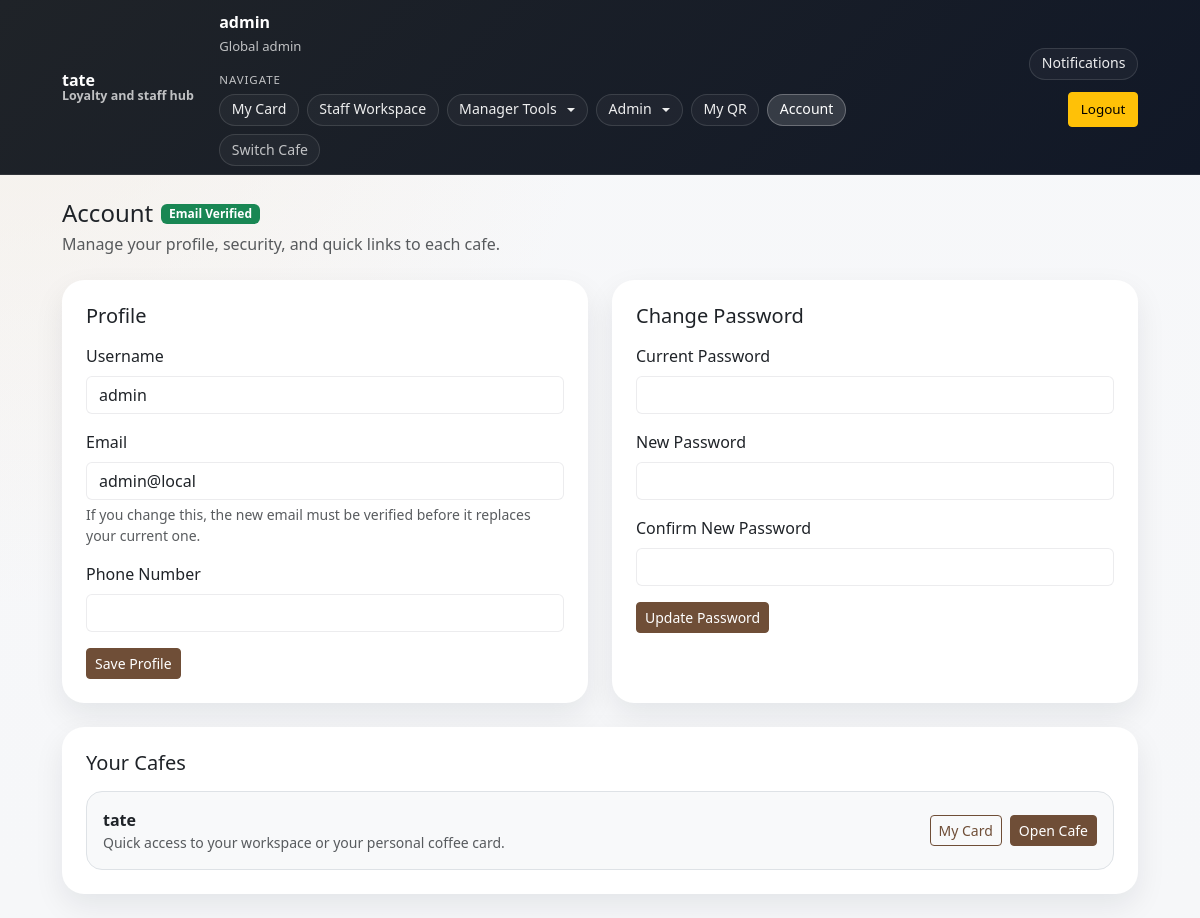
/account (signed in), run on the app's committed database.
### models.py (models this page shows)
class Cafe(db.Model):
    __tablename__ = "cafes"
    id = db.Column(db.Integer, primary_key=True)
    name = db.Column(db.String(120), nullable=False)
    slug = db.Column(db.String(80), unique=True, nullable=False, index=True)
    is_active = db.Column(db.Boolean, nullable=False, default=True)
    is_archived = db.Column(db.Boolean, nullable=False, default=False)
    created_at = db.Column(db.DateTime, nullable=False, default=datetime.utcnow)
    logo_url = db.Column(db.String(500), nullable=True)
    accent_color = db.Column(db.String(20), nullable=False, default="#6f4e37")
    secondary_color = db.Column(db.String(20), nullable=False, default="#f5ede3")
    theme_mode = db.Column(db.String(20), nullable=False, default="light")   # light | dark | coffee | modern
    card_style = db.Column(db.String(20), nullable=False, default="rounded") # rounded | minimal | bold
    public_location = db.Column(db.String(255), nullable=True)
    public_opening_hours = db.Column(db.String(255), nullable=True)
    public_join_instructions = db.Column(db.String(500), nullable=True)
    settings = db.relationship(
        "CafeSettings",
        back_populates="cafe",
        uselist=False,
        cascade="all, delete-orphan",
    )
    members = db.relationship(
        "CafeMember",
        back_populates="cafe",
        cascade="all, delete-orphan",
    )
    loyalty_cards = db.relationship(
        "LoyaltyCard",
        back_populates="cafe",
        cascade="all, delete-orphan",
    )
    activity_logs = db.relationship(
        "ActivityLog",
        back_populates="cafe",
        cascade="all, delete-orphan",
    )
    invites = db.relationship(
        "StaffInvite",
        back_populates="cafe",
        cascade="all, delete-orphan",
    )
    reward_tiers = db.relationship(
        "RewardTier",
        back_populates="cafe",
        cascade="all, delete-orphan",
        order_by="RewardTier.points_required.asc()",
    )

class User(db.Model):
    __tablename__ = "users"
    id = db.Column(db.Integer, primary_key=True)
    username = db.Column(db.String(40), unique=True, nullable=False, index=True)
    email = db.Column(db.String(255), unique=True, nullable=False, index=True)
    password_hash = db.Column(db.String(255), nullable=False)
    pending_email = db.Column(db.String(255), nullable=True)
    email_verified_at = db.Column(db.DateTime, nullable=True)
    requires_password_setup = db.Column(db.Boolean, nullable=False, default=False)
    requires_email_verification = db.Column(db.Boolean, nullable=False, default=False)
    is_active = db.Column(db.Boolean, nullable=False, default=True)
    is_global_admin = db.Column(db.Boolean, nullable=False, default=False)
    qr_token = db.Column(
        db.String(64),
        unique=True,
        nullable=False,
        default=lambda: secrets.token_urlsafe(32),
    )
    created_at = db.Column(db.DateTime, nullable=False, default=datetime.utcnow)
    memberships = db.relationship(
        "CafeMember",
        back_populates="user",
        cascade="all, delete-orphan",
    )
    loyalty_cards = db.relationship(
        "LoyaltyCard",
        back_populates="user",
        cascade="all, delete-orphan",
    )
    notifications = db.relationship(
        "Notification",
        back_populates="user",
        cascade="all, delete-orphan",
    )
    password_reset_tokens = db.relationship(
        "PasswordResetToken",
        back_populates="user",
        cascade="all, delete-orphan",
    )
    activity_as_actor = db.relationship(
        "ActivityLog",
        foreign_keys="ActivityLog.actor_user_id",
        back_populates="actor_user",
        cascade="all, delete-orphan",
    )
    activity_as_target = db.relationship(
        "ActivityLog",
        foreign_keys="ActivityLog.target_user_id",
        back_populates="target_user",
        cascade="all, delete-orphan",
    )

### app.py (the view)
    @app.get("/account")
    @require_login
    def account():
        u = current_user()
        cafes = cafes_accessible_to_user(u)
        contact = get_user_contact(u.id)
        return render_template("account.html", cafes=cafes, contact=contact)

### app.py (called while the page is built, shortened)
def ensure_global_settings() -> GlobalSettings:
    settings = db.session.get(GlobalSettings, 1)
    if settings:
        return settings
    settings = GlobalSettings(id=1)
    db.session.add(settings)
    db.session.commit()
    return settings

def ensure_email_settings() -> EmailSettings:
    settings = db.session.get(EmailSettings, 1)
    if settings:
        return settings

def cafe_is_available(cafe: Cafe | None) -> bool:
    return bool(cafe and cafe.is_active and not getattr(cafe, "is_archived", False))

def normalize_phone(phone_number: str) -> str:
    return re.sub(r"\D+", "", phone_number or "")

def normalize_email(email: str) -> str:
    return (email or "").strip().lower()

def get_user_contact(user_id: int) -> UserContact | None:
    return UserContact.query.filter_by(user_id=user_id).first()

def get_blocked_contact(*, email: str | None = None, phone_number: str | None = None) -> BlockedContact | None:
    normalized_email = normalize_email(email or "")
    if normalized_email:
        blocked_email = BlockedContact.query.filter_by(block_type="email", normalized_value=normalized_email).first()
        if blocked_email:
            return blocked_email
    normalized_phone = normalize_phone(phone_number or "")
    if normalized_phone:
        blocked_phone = BlockedContact.query.filter_by(block_type="phone", normalized_value=normalized_phone).first()
        if blocked_phone:
            return blocked_phone
    return None

def get_user_block(user: User | None) -> BlockedContact | None:
    if not user:
        return None
    contact = get_user_contact(user.id)
    return get_blocked_contact(email=user.email, phone_number=contact.phone_number if contact else None)

### templates/account.html (shortened to what this page needs)
{% extends "base.html" %}
{% block content %}
<div class="mb-4">
  <div class="d-flex align-items-center flex-wrap gap-2 mb-1">
    <h1 class="h4 mb-0">Account</h1>
    {% if me_email_verified %}
      <span class="badge bg-success">Email Verified</span>
    {% else %}
      <span class="badge bg-warning text-dark">Verification Needed</span>
    {% endif %}
  </div>
  <p class="text-muted mb-0">Manage your profile, security, and quick links to each cafe.</p>
</div>
<div class="row g-4">
  <div class="col-lg-6">
    <div class="card shadow-sm border-0 h-100">
      <div class="card-body p-4">
        <h2 class="h5 mb-3">Profile</h2>
        <form method="post" action="{{ url_for('account_update_profile') }}">
          <div class="mb-3">
            <label class="form-label">Username</label>
            <input class="form-control" name="username" value="{{ me.username }}" required>
          </div>
          <div class="mb-3">
            <label class="form-label">Email</label>
            <input class="form-control" name="email" type="email" value="{{ me.pending_email or me.email }}" required>
            <div class="form-text">If you change this, the new email must be verified before it replaces your current one.</div>
          </div>
          <div class="mb-3">
            <label class="form-label">Phone Number</label>
            <input class="form-control" name="phone_number" type="tel" value="{{ contact.phone_number if contact else '' }}">
          </div>
          <button class="btn btn-primary btn-sm" type="submit">Save Profile</button>
        </form>
      </div>
    </div>
  </div>
  <div class="col-lg-6">
    <div class="card shadow-sm border-0 h-100">
      <div class="card-body p-4">
        <h2 class="h5 mb-3">Change Password</h2>
        <form method="post" action="{{ url_for('account_change_password') }}">
          <div class="mb-3">
            <label class="form-label">Current Password</label>
            <input class="form-control" name="current_password" type="password" required>
          </div>
          <div class="mb-3">
            <label class="form-label">New Password</label>
            <input class="form-control" name="new_password" type="password" minlength="8" required>
          </div>
          <div class="mb-3">
            <label class="form-label">Confirm New Password</label>
            <input class="form-control" name="confirm_password" type="password" minlength="8" required>
          </div>
          <button class="btn btn-primary btn-sm" type="submit">Update Password</button>
        </form>
      </div>
    </div>
  </div>
</div>
<div class="card shadow-sm border-0 mt-4">
  <div class="card-body p-4">
    <h2 class="h5 mb-3">Your Cafes</h2>
    {% if cafes %}
      <div class="d-flex flex-column gap-3">
        {% for cafe in cafes %}
          <div class="d-flex flex-wrap align-items-center justify-content-between gap-3 rounded-4 border p-3 bg-body-tertiary">
            <div>
              <div class="fw-semibold">{{ cafe.name }}</div>
              <div class="text-muted small">Quick access to your workspace or your personal coffee card.</div>
            </div>
            <div class="d-flex flex-wrap gap-2">
              <a class="btn btn-outline-primary btn-sm" href="{{ url_for('cafe_card', cafe_slug=cafe.slug) }}">My Card</a>
              <a class="btn btn-primary btn-sm" href="{{ url_for('cafe_home', cafe_slug=cafe.slug) }}">Open Cafe</a>
            </div>
          </div>
        {% endfor %}
      </div>
    {% else %}
      <p class="text-muted mb-0">No linked cafes yet.</p>
    {% endif %}
  </div>
</div>
{% endblock %}

### templates/base.html (shortened to what this page needs)
<!doctype html>
<html lang="en">
<head>
<link href="https://cdn.jsdelivr.net/npm/bootstrap@5.3.3/dist/css/bootstrap.min.css" rel="stylesheet">
</head>
<body class="theme-{{ active_cafe.theme_mode if active_cafe else 'light' }} card-{{ active_cafe.card_style if active_cafe else 'rounded' }}">
<nav class="navbar navbar-expand-lg navbar-dark sticky-top">
<div class="container main-container">
<a class="navbar-brand fw-semibold" href="{{ url_for('index') }}">
<span class="brand-copy">
<span class="brand-title">{{ active_cafe.name if active_cafe else (global_settings.site_name if global_settings else 'Coffee Loyalty') }}</span>
<span class="brand-subtitle">
{% if active_cafe %}
Loyalty and staff hub
{% else %}
Cafe rewards and team tools
{% endif %}
</span>
</span>
</a>
<div class="collapse navbar-collapse" id="navMenu">
<div class="nav-layout ms-lg-4">
{% if me %}
<div class="nav-cluster">
<div class="nav-status" aria-label="Current account">
<strong>{{ me.username }}</strong>
<span>
{% if me_is_admin %}
Global admin
{% elif me_membership %}
{{ 'Cafe Owner' if me_membership.role == 'owner' else me_membership.role|capitalize }} at {{ active_cafe.name if active_cafe else 'selected cafe' }}
{% elif active_cafe %}
Customer at {{ active_cafe.name }}
{% else %}
Signed in
{% endif %}
</span>
</div>
<div class="nav-stack" aria-label="Workspace navigation">
<div class="nav-group-label">Navigate</div>
<div class="nav-menu-group">
{% if active_cafe %}
<a class="nav-chip {% if request.endpoint in ['card', 'card_history', 'open_card', 'cafe_card', 'cafe_history'] %}active{% endif %}"
href="{{ url_for('cafe_card', cafe_slug=active_cafe.slug) }}"
aria-current="{% if request.endpoint in ['card', 'card_history'] %}page{% endif %}">
My Card
</a>
{% endif %}
{% if active_cafe and (me_is_admin or (me_membership and me_membership.role in ['staff','manager','owner'])) %}
<a class="nav-chip {% if request.endpoint in ['staff_home', 'cafe_staff'] %}active{% endif %}"
href="{{ url_for('cafe_staff', cafe_slug=active_cafe.slug) }}"
aria-current="{% if request.endpoint in ['staff_home', 'cafe_staff'] %}page{% endif %}">
Staff Workspace
</a>
{% endif %}
{% if active_cafe and (me_is_admin or (me_membership and me_membership.role in ['manager', 'owner'])) %}
<div class="dropdown">
<button class="nav-chip nav-dropdown-toggle dropdown-toggle "
type="button"
data-bs-toggle="dropdown"
aria-expanded="false">
Manager Tools
</button>
</div>
{% endif %}
{% if me_is_admin %}
<div class="dropdown">
<button class="nav-chip nav-dropdown-toggle dropdown-toggle {% if request.endpoint in ['admin_create_cafe', 'admin_users', 'admin_global_settings', 'admin_cafes'] %}active{% endif %}"
type="button"
data-bs-toggle="dropdown"
aria-expanded="false">
Admin
</button>
</div>
{% endif %}
{% if active_cafe %}
<a class="nav-chip {% if request.endpoint == 'my_qr' %}active{% endif %}"
href="{{ url_for('my_qr') }}"
aria-current="{% if request.endpoint == 'my_qr' %}page{% endif %}">
My QR
</a>
{% endif %}
<a class="nav-chip {% if request.endpoint == 'account' %}active{% endif %}"
href="{{ url_for('account') }}"
aria-current="{% if request.endpoint == 'account' %}page{% endif %}">
Account
</a>
<a class="nav-chip nav-chip-muted {% if request.endpoint == 'select_cafe' %}active{% endif %}"
href="{{ url_for('select_cafe') }}"
aria-current="{% if request.endpoint == 'select_cafe' %}page{% endif %}">
Switch Cafe
</a>
</div>
</div>
</div>
<div class="nav-cluster justify-content-lg-end">
<div class="dropdown">
<button class="nav-chip nav-dropdown-toggle {% if unread_notifications %}active{% endif %}"
type="button"
data-bs-toggle="dropdown"
aria-expanded="false"
aria-label="Notifications">
Notifications
</button>
</div>
<form method="post"
action="{{ url_for('logout') }}"
class="m-0">
<button class="btn btn-warning btn-sm">Logout</button>
</form>
</div>
{% endif %}
</div>
</div>
</div>
</nav>
<main class="container main-container py-4" id="main-content" tabindex="-1">
{% block content %}{% endblock %}
</main>
</body>
</html>

### data on the page
Cafe: name "tate"
User: username "admin", email "admin@local"
